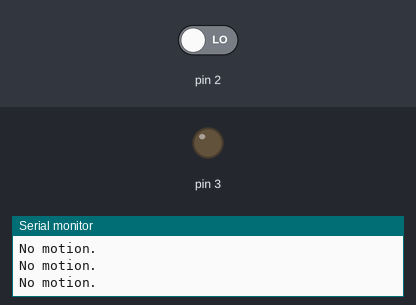
Bench run of a sketch on a simulated Arduino Uno, built with avr-gcc and run on an emulated ATmega328P. On the bench: output pins drawn as LEDs (lit = HIGH), the last lines printed to the serial monitor. The test bench sets the inputs (shaded band); at power-on: pin 2 LOW.

Above: at 2.8 s.
2.9 s: pin 2 driven HIGH
At 3.5 s:
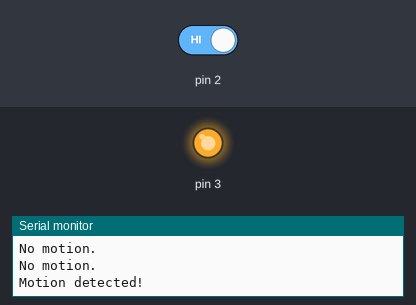
4.5 s: pin 2 driven LOW
At 6.2 s:
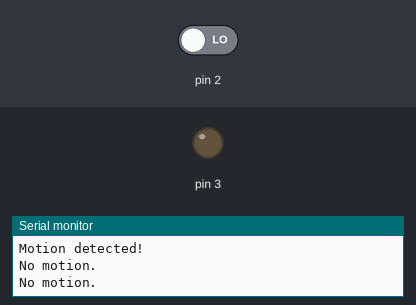
Timing chart, 0 to 7.7 s (numbered marks = the images above; inputs shaded):
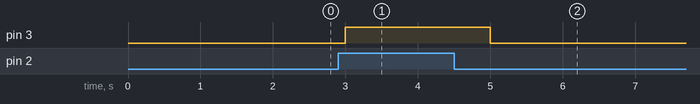

The sketch:

main.ino
```cpp
#include "src/PIRSensor.h"
#include "src/Relay.h"

// Create instances of PIRSensor and Relay
PIRSensor pirSensor(2); // PIR sensor connected to pin 2
Relay relay(3);         // Relay module connected to pin 3

void setup()
{
    Serial.begin(9600); // Initialize serial communication
}

void loop()
{
    if (pirSensor.isMotionDetected())
    {
        Serial.println("Motion detected!");
        relay.turnOn(); // Turn on the light
    }
    else
    {
        Serial.println("No motion.");
        relay.turnOff(); // Turn off the light
    }

    delay(1000); // Wait for a second before checking again
}
```

PIRSensor.cpp
```cpp
#include "PIRSensor.h"
#include <Arduino.h>

// Constructor to initialize the PIR sensor pin
PIRSensor::PIRSensor(int pinNumber) : pin(pinNumber)
{
    pinMode(pin, INPUT); // Set PIR pin as input
}

// Method to read the state of the PIR sensor
bool PIRSensor::isMotionDetected()
{
    return digitalRead(pin) == HIGH;
}
```

PIRSensor.h
```cpp
#ifndef PIR_SENSOR_H
#define PIR_SENSOR_H

class PIRSensor {
  private:
    int pin; // Pin number for the PIR sensor

  public:
    // Constructor to initialize the PIR sensor pin
    PIRSensor(int pinNumber);

    // Method to read the state of the PIR sensor
    bool isMotionDetected();
};

#endif
```

Relay.cpp
```cpp
#include "Relay.h"
#include <Arduino.h>

// Constructor to initialize the relay pin
Relay::Relay(int pinNumber) : pin(pinNumber)
{
    pinMode(pin, OUTPUT);   // Set Relay pin as output
    digitalWrite(pin, LOW); // Start with the light off
}

// Method to turn the relay on
void Relay::turnOn()
{
    digitalWrite(pin, HIGH);
}

// Method to turn the relay off
void Relay::turnOff()
{
    digitalWrite(pin, LOW);
}
```

Relay.h
```cpp
#ifndef RELAY_H
#define RELAY_H

class Relay
{
private:
    int pin; // Pin number for the relay module

public:
    // Constructor to initialize the relay pin
    Relay(int pinNumber);

    // Method to turn the relay on
    void turnOn();

    // Method to turn the relay off
    void turnOff();
};

#endif
```

Measured:
- after the input at 2.9 s, pin 3: LOW → HIGH after 0.10 s
- after the input at 4.5 s, pin 3: HIGH → LOW after 0.50 s
